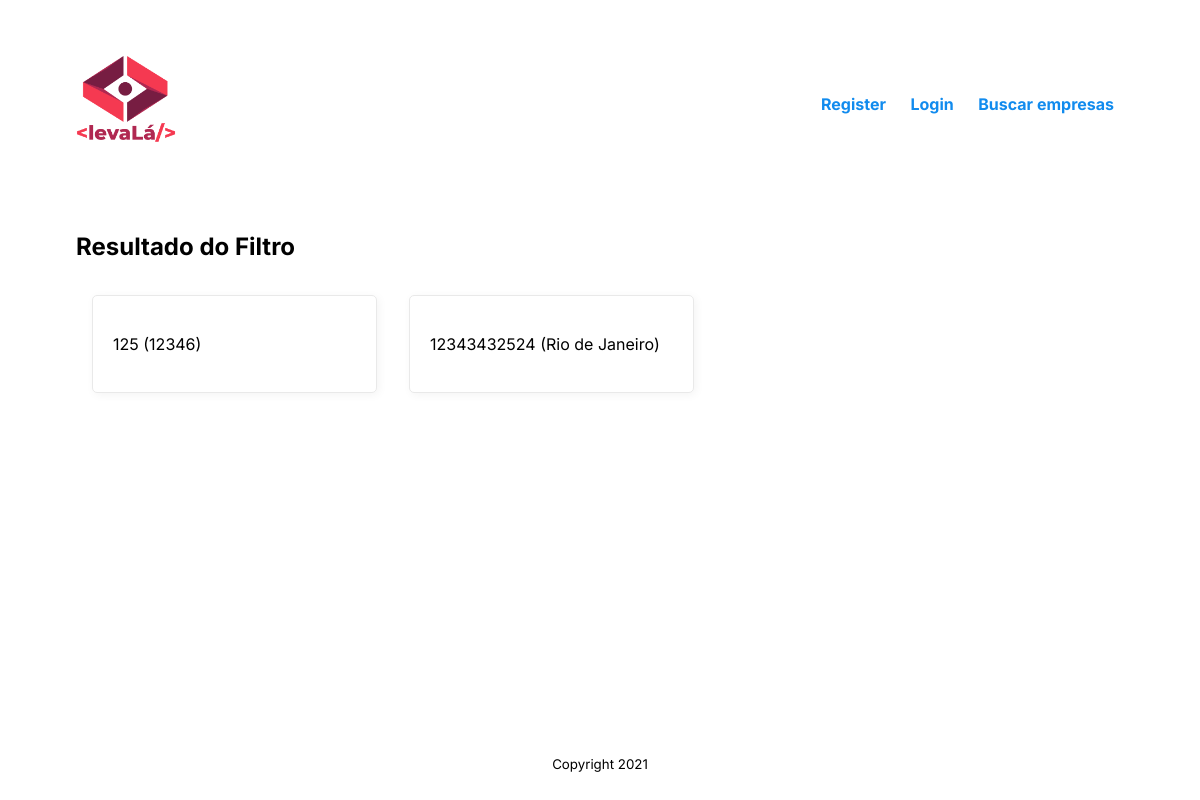
The page /companies/search/ on the database its author committed.
### user/models.py (models this page shows, shortened)
class Company(models.Model):
    name = models.CharField(max_length=255)
    user = models.OneToOneField(User, on_delete = models.CASCADE, primary_key = True)
    logoURL = models.URLField(max_length=300, null=True, blank=True)
    cnpj = models.IntegerField(default=0)
    tel = models.IntegerField(default=0)
    job = models.CharField(max_length=255, default='Municipal')
    city = models.CharField(max_length=255)

### companies/views.py (the view)
# urls.py: path('search/', views.search_companies, name= 'search'),
def search_companies(request):
    qs = Company.objects.all()
    name_query = request.GET.get('query_name')
    city_query = request.GET.get('query_city')
    job_query = request.GET.get('query_job')
    if is_valid_queryparam(name_query):
        qs = qs.filter(name__icontains=name_query)
    elif is_valid_queryparam(city_query) and city_query != 'Escolha...':
        qs = qs.filter(city__icontains=city_query)
    elif is_valid_queryparam(job_query) and job_query != 'Escolha...':
        qs = qs.filter(job__icontains=job_query)
    context = {
        'company_list': qs
    }
    return render(request, 'companies/search.html', context)

### companies/views.py (called while the page is built)
def is_valid_queryparam(param):
    return param != '' and param is not None

### companies/templates/companies/search.html
{% extends 'base.html' %}
{% block content %}
<h2>Resultado do Filtro</h2>
{% if company_list %}
<section class="lista-de-cards">
    {% for company in company_list %}
    <article class="card">
        <p>{{ company.cnpj }} ({{ company.city }})</p>
    </article>
    {% endfor %}
</section>
{% else %}
<p>Não foi encontrado nenhuma empresa.</p>
{% endif %}
{% endblock content %}

### static/style.css (style rules this page uses)
:root { --primary-color: #000000; --secondary-color: #118bee; --tertiary-color: #f44d27; --secondary-color-light: #30b2ff; --tertiary-color-light: #ff6d28; --bg-color: #fff; --secondary-bg-color: #e9e9e9; --color-shadow: #f4f4f4; font-family: Inter, sans-serif; font-size: 16px; line-height: 1.5em; }
* { box-sizing: border-box; }
html, body { height: 100%; }
body { display: flex; flex-direction: column; }
.lista-de-cards { display: flex; flex-wrap: wrap; }
.card { border: 1px solid var(--secondary-bg-color); border-radius: 5px; box-shadow: 2px 2px 10px var(--color-shadow); margin: 1rem; padding: 1.25rem; width: 285px; }

### rows shown on the page
Company: cnpj "125", city "12346"
Company: cnpj "12343432524", city "Rio de Janeiro"
